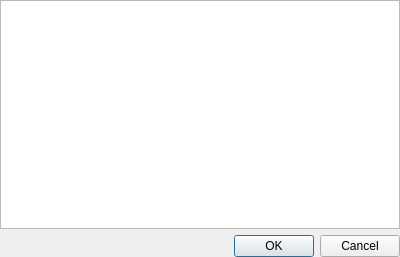
<?xml version="1.0" encoding="UTF-8"?>
<ui version="4.0">
 <class>ListDialog</class>
 <widget class="QDialog" name="ListDialog">
  <property name="geometry">
   <rect>
    <x>0</x>
    <y>0</y>
    <width>400</width>
    <height>257</height>
   </rect>
  </property>
  <property name="windowTitle">
   <string>Dialog</string>
  </property>
  <layout class="QVBoxLayout" name="verticalLayout">
   <property name="leftMargin">
    <number>0</number>
   </property>
   <property name="topMargin">
    <number>0</number>
   </property>
   <property name="rightMargin">
    <number>0</number>
   </property>
   <property name="bottomMargin">
    <number>0</number>
   </property>
   <item>
    <widget class="QListView" name="listView">
     <property name="selectionMode">
      <enum>QAbstractItemView::MultiSelection</enum>
     </property>
    </widget>
   </item>
   <item>
    <widget class="QDialogButtonBox" name="buttonBox">
     <property name="standardButtons">
      <set>QDialogButtonBox::Cancel|QDialogButtonBox::Ok</set>
     </property>
    </widget>
   </item>
  </layout>
 </widget>
 <resources/>
 <connections>
  <connection>
   <sender>buttonBox</sender>
   <signal>accepted()</signal>
   <receiver>ListDialog</receiver>
   <slot>accept()</slot>
   <hints>
    <hint type="sourcelabel">
     <x>199</x>
     <y>243</y>
    </hint>
    <hint type="destinationlabel">
     <x>199</x>
     <y>128</y>
    </hint>
   </hints>
  </connection>
  <connection>
   <sender>buttonBox</sender>
   <signal>rejected()</signal>
   <receiver>ListDialog</receiver>
   <slot>reject()</slot>
   <hints>
    <hint type="sourcelabel">
     <x>199</x>
     <y>243</y>
    </hint>
    <hint type="destinationlabel">
     <x>199</x>
     <y>128</y>
    </hint>
   </hints>
  </connection>
 </connections>
</ui>
